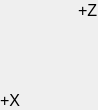
        <widget class="PyDMFrame" name="composite_1">
          <property name="geometry">
            <rect>
              <x>22</x>
              <y>96</y>
              <width>98</width>
              <height>110</height>
            </rect>
          </property>
          <property name="sizePolicy">
            <sizepolicy hsizetype="Ignored" vsizetype="Ignored">
              <horstretch>0</horstretch>
              <verstretch>0</verstretch>
            </sizepolicy>
          </property>
          <layout class="QGridLayout" name="gridLayout_2" columnstretch="20,8,14,36,2,8,2,6,2" rowstretch="20,8,3,13,46,3,5,2,4,6">
            <property name="leftMargin">
              <number>0</number>
            </property>
            <property name="topMargin">
              <number>0</number>
            </property>
            <property name="rightMargin">
              <number>0</number>
            </property>
            <property name="bottomMargin">
              <number>0</number>
            </property>
            <property name="horizontalSpacing">
              <number>0</number>
            </property>
            <property name="verticalSpacing">
              <number>0</number>
            </property>
            <item row="5" column="0" rowspan="5">
              <widget class="QLabel" name="text_6">
                <property name="geometry">
                  <rect>
                    <x>0</x>
                    <y>90</y>
                    <width>20</width>
                    <height>20</height>
                  </rect>
                </property>
                <property name="sizePolicy">
                  <sizepolicy hsizetype="Ignored" vsizetype="Ignored">
                    <horstretch>0</horstretch>
                    <verstretch>0</verstretch>
                  </sizepolicy>
                </property>
                <property name="text">
                  <string>+X</string>
                </property>
                <property name="font">
                  <font>
                    <pointsize>12</pointsize>
                  </font>
                </property>
                <property name="brush" stdset="0">
                  <brush brushstyle="SolidPattern">
                    <color alpha="255">
                      <red>0</red>
                      <green>0</green>
                      <blue>0</blue>
                    </color>
                  </brush>
                </property>
                <property name="toolTip">
                  <string>text_6</string>
                </property>
                <property name="alignment">
                  <set>Qt::AlignLeading|Qt::AlignLeft|Qt::AlignVCenter</set>
                </property>
                <property name="styleSheet">
                  <string notr="true">QLabel#text_6 {
  color: rgb(0, 0, 0);
  }</string>
                </property>
              </widget>
            </item>
            <item row="6" column="2" rowspan="3">
              <widget class="PyDMDrawingPolyline" name="polyline_7">
                <property name="geometry">
                  <rect>
                    <x>28</x>
                    <y>93</y>
                    <width>14</width>
                    <height>11</height>
                  </rect>
                </property>
                <property name="sizePolicy">
                  <sizepolicy hsizetype="Ignored" vsizetype="Ignored">
                    <horstretch>0</horstretch>
                    <verstretch>0</verstretch>
                  </sizepolicy>
                </property>
                <property name="toolTip">
                  <string>polyline_7</string>
                </property>
                <property name="brush" stdset="0">
                  <brush brushstyle="NoBrush">
                    <color alpha="255">
                      <red>0</red>
                      <green>0</green>
                      <blue>0</blue>
                    </color>
                  </brush>
                </property>
                <property name="penStyle" stdset="0">
                  <enum>Qt::SolidLine</enum>
                </property>
                <property name="penColor" stdset="0">
                  <color>
                    <red>0</red>
                    <green>0</green>
                    <blue>0</blue>
                  </color>
                </property>
                <property name="penWidth" stdset="0">
                  <double>2.0</double>
                </property>
                <property name="penCapStyle" stdset="0">
                  <enum>Qt::FlatCap</enum>
                </property>
                <property name="points" stdset="0">
                  <stringlist>
                    <string>33, 95</string>
                    <string>21, 100</string>
                    <string>31, 104</string>
                  </stringlist>
                </property>
              </widget>
            </item>
            <item row="7" column="2" colspan="5">
              <widget class="PyDMDrawingLine" name="polyline_8">
                <property name="geometry">
                  <rect>
                    <x>28</x>
                    <y>98</y>
                    <width>62</width>
                    <height>2</height>
                  </rect>
                </property>
                <property name="sizePolicy">
                  <sizepolicy hsizetype="Ignored" vsizetype="Ignored">
                    <horstretch>0</horstretch>
                    <verstretch>0</verstretch>
                  </sizepolicy>
                </property>
                <property name="toolTip">
                  <string>polyline_8</string>
                </property>
                <property name="brush" stdset="0">
                  <brush brushstyle="SolidPattern">
                    <color alpha="255">
                      <red>0</red>
                      <green>0</green>
                      <blue>0</blue>
                    </color>
                  </brush>
                </property>
                <property name="penStyle" stdset="0">
                  <enum>Qt::SolidLine</enum>
                </property>
                <property name="penColor" stdset="0">
                  <color>
                    <red>0</red>
                    <green>0</green>
                    <blue>0</blue>
                  </color>
                </property>
                <property name="penWidth" stdset="0">
                  <double>2</double>
                </property>
                <property name="penCapStyle" stdset="0">
                  <enum>Qt::FlatCap</enum>
                </property>
                <property name="penWidth" stdset="0">
                  <double>2</double>
                </property>
                <property name="penStyle" stdset="0">
                  <enum>Qt::SolidLine</enum>
                </property>
                <property name="penColor" stdset="0"/>
                <property name="penCapStyle" stdset="0">
                  <enum>Qt::FlatCap</enum>
                </property>
              </widget>
            </item>
            <item row="3" column="6" rowspan="5">
              <widget class="PyDMDrawingLine" name="polyline_9">
                <property name="geometry">
                  <rect>
                    <x>88</x>
                    <y>31</y>
                    <width>2</width>
                    <height>69</height>
                  </rect>
                </property>
                <property name="sizePolicy">
                  <sizepolicy hsizetype="Ignored" vsizetype="Ignored">
                    <horstretch>0</horstretch>
                    <verstretch>0</verstretch>
                  </sizepolicy>
                </property>
                <property name="toolTip">
                  <string>polyline_9</string>
                </property>
                <property name="brush" stdset="0">
                  <brush brushstyle="SolidPattern">
                    <color alpha="255">
                      <red>0</red>
                      <green>0</green>
                      <blue>0</blue>
                    </color>
                  </brush>
                </property>
                <property name="penStyle" stdset="0">
                  <enum>Qt::SolidLine</enum>
                </property>
                <property name="penColor" stdset="0">
                  <color>
                    <red>0</red>
                    <green>0</green>
                    <blue>0</blue>
                  </color>
                </property>
                <property name="penWidth" stdset="0">
                  <double>2</double>
                </property>
                <property name="penCapStyle" stdset="0">
                  <enum>Qt::FlatCap</enum>
                </property>
                <property name="penWidth" stdset="0">
                  <double>2</double>
                </property>
                <property name="penStyle" stdset="0">
                  <enum>Qt::SolidLine</enum>
                </property>
                <property name="penColor" stdset="0"/>
                <property name="penCapStyle" stdset="0">
                  <enum>Qt::FlatCap</enum>
                </property>
              </widget>
            </item>
            <item row="2" column="5" rowspan="2" colspan="3">
              <widget class="PyDMDrawingPolyline" name="polyline_10">
                <property name="geometry">
                  <rect>
                    <x>80</x>
                    <y>28</y>
                    <width>16</width>
                    <height>16</height>
                  </rect>
                </property>
                <property name="sizePolicy">
                  <sizepolicy hsizetype="Ignored" vsizetype="Ignored">
                    <horstretch>0</horstretch>
                    <verstretch>0</verstretch>
                  </sizepolicy>
                </property>
                <property name="toolTip">
                  <string>polyline_10</string>
                </property>
                <property name="brush" stdset="0">
                  <brush brushstyle="NoBrush">
                    <color alpha="255">
                      <red>0</red>
                      <green>0</green>
                      <blue>0</blue>
                    </color>
                  </brush>
                </property>
                <property name="penStyle" stdset="0">
                  <enum>Qt::SolidLine</enum>
                </property>
                <property name="penColor" stdset="0">
                  <color>
                    <red>0</red>
                    <green>0</green>
                    <blue>0</blue>
                  </color>
                </property>
                <property name="penWidth" stdset="0">
                  <double>2.0</double>
                </property>
                <property name="penCapStyle" stdset="0">
                  <enum>Qt::FlatCap</enum>
                </property>
                <property name="points" stdset="0">
                  <stringlist>
                    <string>21, 109</string>
                    <string>28, 95</string>
                    <string>35, 109</string>
                  </stringlist>
                </property>
              </widget>
            </item>
            <item row="0" column="4" colspan="5">
              <widget class="QLabel" name="text_7">
                <property name="geometry">
                  <rect>
                    <x>78</x>
                    <y>0</y>
                    <width>20</width>
                    <height>20</height>
                  </rect>
                </property>
                <property name="sizePolicy">
                  <sizepolicy hsizetype="Ignored" vsizetype="Ignored">
                    <horstretch>0</horstretch>
                    <verstretch>0</verstretch>
                  </sizepolicy>
                </property>
                <property name="text">
                  <string>+Z</string>
                </property>
                <property name="font">
                  <font>
                    <pointsize>12</pointsize>
                  </font>
                </property>
                <property name="brush" stdset="0">
                  <brush brushstyle="SolidPattern">
                    <color alpha="255">
                      <red>0</red>
                      <green>0</green>
                      <blue>0</blue>
                    </color>
                  </brush>
                </property>
                <property name="toolTip">
                  <string>text_7</string>
                </property>
                <property name="alignment">
                  <set>Qt::AlignLeading|Qt::AlignLeft|Qt::AlignVCenter</set>
                </property>
                <property name="styleSheet">
                  <string notr="true">QLabel#text_7 {
  color: rgb(0, 0, 0);
  }</string>
                </property>
              </widget>
            </item>
          </layout>
        </widget>
